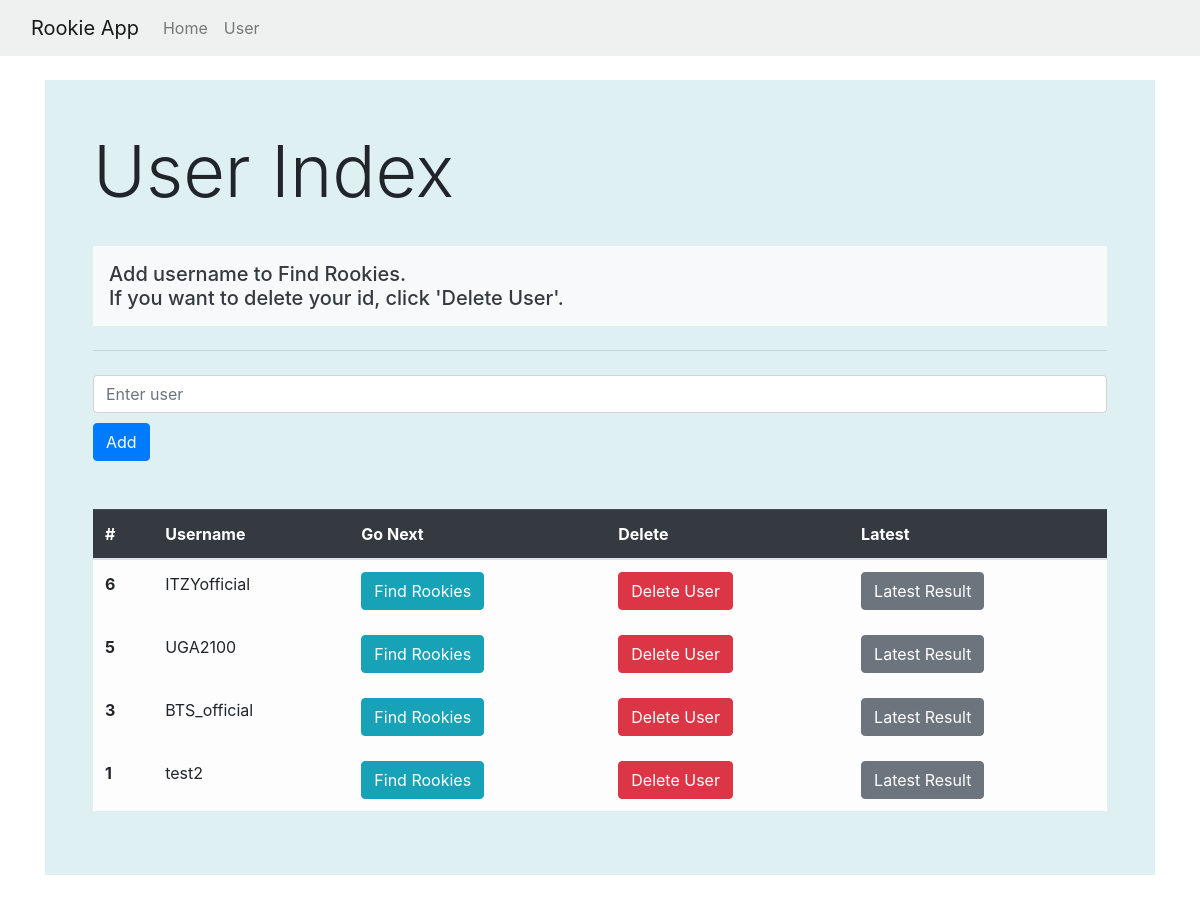
The page /user/ on the database as committed earlier.
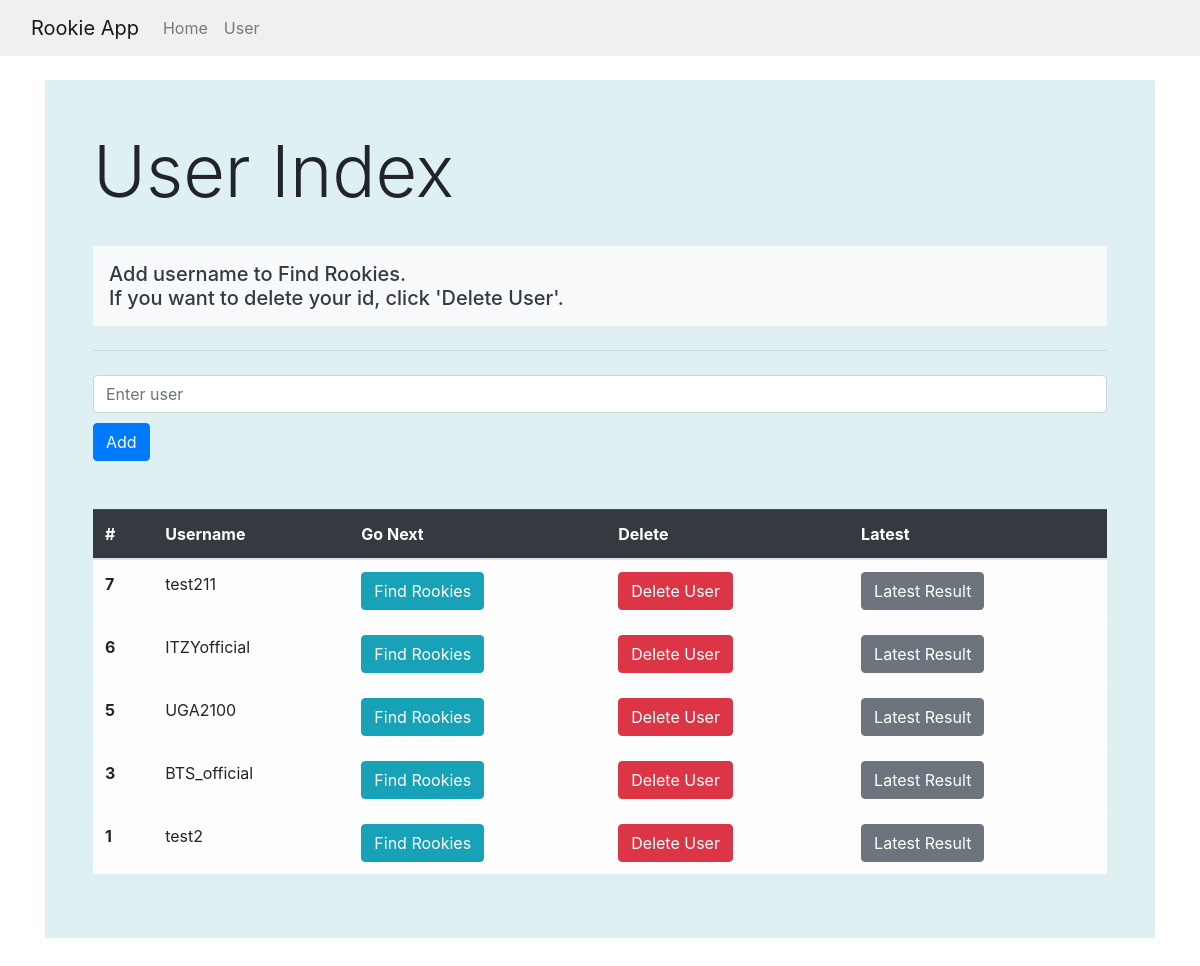
The same page on the database as committed later.
### rookie_app/models/models.py (models this page shows, shortened)
class User(db.Model):
    __tablename__ = 'user'
    id = db.Column(db.Integer(), primary_key=True)
    username = db.Column(db.String(64), nullable=False)
    groups = db.relationship('Group', backref=db.backref('user'), cascade='all, delete-orphan')
    latest_result = db.Column(db.String(64), nullable=True)

### rookie_app/routes/main_route.py (the view)
@bp.route('/user/')
def user_index():
    msg_code = request.args.get('msg_code', None)
    alert_msg = main_funcs.msg_processor(msg_code) if msg_code is not None else None
    user_list = User.query.order_by(User.id.desc())
    return render_template('user.html', alert_msg=alert_msg, user_list=user_list)

### rookie_app/templates/user.html (shortened to what this page needs)
{% extends 'base.html' %}
{% block title %}
User Index
{% endblock %}
{% block lead %}
Add username to Find Rookies.<br>
If you want to delete your id, click 'Delete User'.
{% endblock %}
{% block main_body %}
<form method="POST" action="/api/user/">
  <input name="username" style="margin-bottom:10px" class="form-control" type="text" placeholder="Enter user">
  <input type="submit" class="btn btn-primary" value="Add" />
</form>
<br><br>
{% if user_list %}
<table class="table">
  <thead class='table-dark'>
    <tr>
      <th scope="col">#</th>
      <th scope="col">Username</th>
      <th scope="col">Go Next</th>
      <th scope="col">Delete</th>
      <th scope="col">Latest</th>
    </tr>
  </thead>
  <tbody class='table-light'>
    {% for user in user_list %}
    <tr>
      <th scope="row">{{ user.id }}</th>
      <td>{{ user.username }}</td>
      <td>
        <a class="btn btn-info" , href='/group/{{ user.id }}'>
          Find Rookies
        </a>
      </td>
      <td>
        <a class="btn btn-danger" , href='/api/user/{{ user.id }}/'>
          Delete User
        </a>
      </td>
      <td>
        <a class="btn btn-secondary" , href='/recommend/latest/{{ user.id }}/'>
          Latest Result
        </a>
      </td>
    </tr>
    {% endfor %}
  </tbody>
</table>
{% endif %}
{% endblock %}

### rookie_app/templates/base.html (shortened to what this page needs)
<!DOCTYPE html>
<html>
<head>
  <link rel="stylesheet" href="https://cdn.jsdelivr.net/npm/bootstrap@4.5.3/dist/css/bootstrap.min.css"
>
</head>
<body>
  <nav class="navbar navbar-expand-lg navbar-light" style='background-color: #eff0f0;'>
    <div class="container-fluid">
      <a class="navbar-brand" href="/">Rookie App</a>
      <div class="collapse navbar-collapse" id="navbarNav">
        <ul class="navbar-nav">
          <li class="nav-item">
            <a class="nav-link" href="/">Home<span class="sr-only">(current)</span></a>
          </li>
          <li class="nav-item">
            <a class="nav-link" href="/user/">User</a>
          </li>
        </ul>
      </div>
  </nav>
  <div class="container py-4">
    <div class="p-5 mb-4 rounded-3" , style='background-color: #dff0f3;'>
      <h1 class="display-3">{% block title %}{% endblock %}</h1><br>
      <h5 class="h-100 p-3 bg-light text-dark">{% block lead %}{% endblock %}</h5>
      <hr class="my-4">
      <p>{% block main_body %}{% endblock %}</p>
    </div>
  </div>
</body>
</html>

Rows that differ between the two databases and show on the page:
added User: id "7", username "test211"
